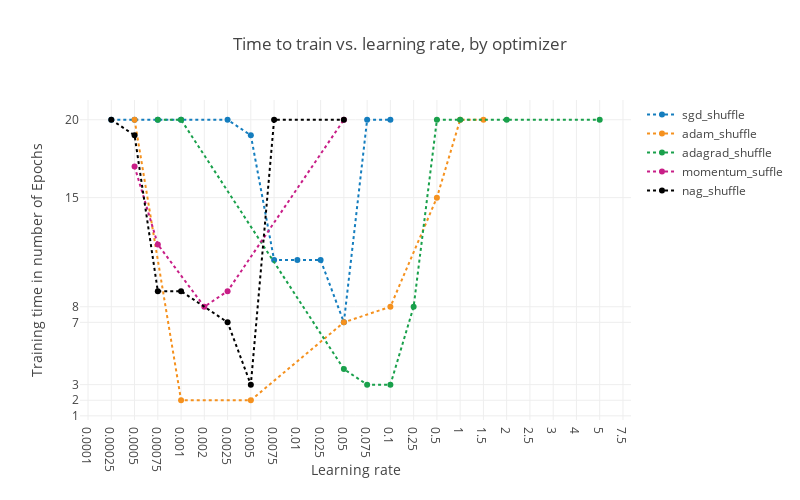

The cell this chart's notebook holds for it:
### Code cell
from plotly.offline import init_notebook_mode, iplot, plot
import plotly.plotly as py
import plotly.graph_objs as go

#learning_rates = [0.00025,0.0005,.00075,.001,0.1,0.25,0.5] + [2.5,5,7.5,10,15,20,22.5]
#lr_dict = {x: i for i,x in enumerate(learning_rates)}
# sgd_shuffle
lr_sgd_shuffle    = [0.00025,0.0005,0.00075,0.001,0.0025,0.005,0.0075,0.01,0.025,0.05,0.075,0.1]
tr_time_sgd_shuffle = [20,20,20,20,20,19,11,11,11,7,20,20]
lr_sgd_shuffle_dict = [lr_dict[x] for x in lr_sgd_shuffle]
assert len(lr_sgd_shuffle) == len(tr_time_sgd_shuffle)

# adam_shuffle
lr_adam_shuffle = [0.0001,0.0005,0.001,0.005,0.05,0.1]
lr_adam_shuffle_dict = [lr_dict[x] for x in lr_adam_shuffle]
tr_time_adam_shuffle = [20,4,2,157,8,15,20,20]
assert len(lr_adam_shuffle) == len(tr_time_adam_shuffle), (str(len(lr_adam_shuffle))+ " "+ str(len(tr_time_adam_shuffle)))

# adagrad_shuffle
lr_adagrad_shuffle = [0.00075,0.001,0.05,0.075,0.1,0.25,0.5,1,2,5]
lr_adagrad_shuffle_dict = [lr_dict[x] for x in lr_adagrad_shuffle]
tr_time_adagrad_shuffle = [20,20,4,3,3,8,20,20,20,20]
assert len(lr_adagrad_shuffle) == len(tr_time_adagrad_shuffle), (str(len(lr_adagrad_shuffle))+ " "+ str(len(tr_time_adagrad_shuffle)))


# mom_suffleentum
lr_mom_suffle = [0.0005,0.00075,0.002,0.0025,0.05] 
lr_mom_suffle_dict = [lr_dict[x] for x in lr_mom_suffle]
tr_time_mom_suffle = [17,12,8,9,20]
assert len(lr_mom_suffle) == len(tr_time_mom_suffle), (str(len(lr_mom_suffle))+ " "+ str(len(tr_time_mom_suffle)))


# nag_shuffle
lr_nag_shuffle = [0.00025,0.0005,0.00075,0.001,0.0025,0.005,0.0075,0.05]
lr_nag_shuffle_dict = [lr_dict[x] for x in lr_nag_shuffle]
tr_time_nag_shuffle = [20,19,9,9,7,3,20,20]
assert len(lr_nag_shuffle) == len(tr_time_nag_shuffle),(str(len(lr_nag_shuffle))+ " "+ str(len(tr_time_nag_shuffle)))




trace1a = go.Scatter(
    x=lr_sgd_shuffle_dict,
    y=tr_time_sgd_shuffle,
    mode='lines+markers',
    name="sgd_shuffle",
    hoverinfo='name',
    line=dict(
        shape='linear',dash='dot',color='rgb(20,125,190)'
    )
)
trace2a = go.Scatter(
    x= lr_adam_shuffle_dict,
    y=tr_time_adam_shuffle,
    mode='lines+markers',
    name="adam_shuffle",
    hoverinfo='text+name',
    line=dict(
        shape='linear',dash='dot',color='rgb(245,145,30)'
        
    )
)
trace3a = go.Scatter(
    x= lr_adagrad_shuffle_dict,
    y=tr_time_adagrad_shuffle,
    mode='lines+markers',
    name="adagrad_shuffle",
    hoverinfo='text+name',
    line=dict(
        shape='linear',dash='dot',color='rgb(25,160,75)'
    )
)
trace4a = go.Scatter(
    x= lr_mom_suffle_dict,
    y=tr_time_mom_suffle,
    mode='lines+markers',
    name="momentum_suffle",
    hoverinfo='text+name',
    line=dict(
        shape='linear',dash='dot',color='rgb(200,30,135)'
    )
)
trace5a = go.Scatter(
    x= lr_nag_shuffle_dict,
    y=tr_time_nag_shuffle,
    mode='lines+markers',
    name="nag_shuffle",
    hoverinfo='text+name',
    line=dict(
        shape='linear',dash='dot',color='rgb(0,0,0)'
    )
)
data_a = [trace1a,trace2a,trace3a,trace4a,trace5a] 
data = data + data_a
layout = dict(title = 'Time to train vs. learning rate, by optimizer',
                 width = 800,
    height = 500,
    xaxis = dict(
        tickvals = list(lr_dict.values()),
        ticktext = list(lr_dict.keys()),
      title = "Learning rate"
    ),
    yaxis=dict(
        type='linear',
        title = 'Training time in number of Epochs',
        tickvals=[1,2,3,7,8,15,20],
        autorange=True
    )
              )

fig = dict(data=data, layout=layout)
fig1 = dict(data=data_a, layout=layout)
init_notebook_mode(connected=True)
#iplot(fig, filename='word-embedding-plot')
iplot(fig1, filename='word-embedding-plot')

### Figure 1 — Plotly figure (JSON) as saved in the notebook; plotly's stock layout.template omitted (floating-point values rounded to 4 significant figures)
{"data": [{"hoverinfo": "name", "line": {"color": "rgb(20,125,190)", "dash": "dot", "shape": "linear"}, "mode": "lines+markers", "name": "sgd_shuffle", "type": "scatter", "uid": "bfc8e278-cf89-47aa-8d3b-0b451a5988cf", "x": [2, 3, 4, 5, 7, 8, 9, 10, 11, 12, 13, 14], "y": [20, 20, 20, 20, 20, 19, 11, 11, 11, 7, 20, 20]}, {"hoverinfo": "text+name", "line": {"color": "rgb(245,145,30)", "dash": "dot", "shape": "linear"}, "mode": "lines+markers", "name": "adam_shuffle", "type": "scatter", "uid": "949ddd68-8805-45e1-82d7-ba4394681be1", "x": [3, 5, 8, 12, 14, 16, 17, 18], "y": [20, 2, 2, 7, 8, 15, 20, 20]}, {"hoverinfo": "text+name", "line": {"color": "rgb(25,160,75)", "dash": "dot", "shape": "linear"}, "mode": "lines+markers", "name": "adagrad_shuffle", "type": "scatter", "uid": "0f4cf6fe-387d-4978-a46f-c2d65227848d", "x": [4, 5, 12, 13, 14, 15, 16, 17, 19, 23], "y": [20, 20, 4, 3, 3, 8, 20, 20, 20, 20]}, {"hoverinfo": "text+name", "line": {"color": "rgb(200,30,135)", "dash": "dot", "shape": "linear"}, "mode": "lines+markers", "name": "momentum_suffle", "type": "scatter", "uid": "96b90d0a-107f-43db-a693-8102b03566b2", "x": [3, 4, 6, 7, 12], "y": [17, 12, 8, 9, 20]}, {"hoverinfo": "text+name", "line": {"color": "rgb(0,0,0)", "dash": "dot", "shape": "linear"}, "mode": "lines+markers", "name": "nag_shuffle", "type": "scatter", "uid": "3e216455-26f9-4268-988f-87274816c68f", "x": [2, 3, 4, 5, 7, 8, 9, 12], "y": [20, 19, 9, 9, 7, 3, 20, 20]}], "layout": {"height": 500, "title": {"text": "Time to train vs. learning rate, by optimizer"}, "width": 800, "xaxis": {"ticktext": [5e-05, 0.0001, 0.00025, 0.0005, 0.00075, 0.001, 0.002, 0.0025, 0.005, 0.0075, 0.01, 0.025, 0.05, 0.075, 0.1, 0.25, 0.5, 1, 1.5, 2, 2.5, 3, 4, 5, 7.5, 10, 15, 17.5, 20, 22.5, 25, 30, 32.5, 35, 40, 45, 50], "tickvals": [0, 1, 2, 3, 4, 5, 6, 7, 8, 9, 10, 11, 12, 13, 14, 15, 16, 17, 18, 19, 20, 21, 22, 23, 24, 25, 26, 27, 28, 29, 30, 31, 32, 33, 34, 35, 36], "title": {"text": "Learning rate"}}, "yaxis": {"autorange": true, "tickvals": [1, 2, 3, 7, 8, 15, 20], "title": {"text": "Training time in number of Epochs"}, "type": "linear"}}}
